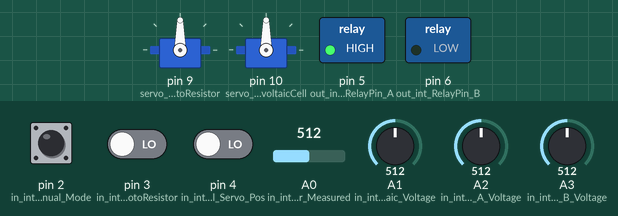
This sketch was run on a simulated Arduino Uno, built with avr-gcc and run on an emulated ATmega328P. On the bench: 2 × servo, switched loads named in the sketch (green lamp = pin HIGH). Inputs (shaded band) come from the test bench; at power-on: A2 (in_int_Battery_A_Voltage) = 512, pin 3 (in_int_Scan_Servo_PhotoResistor) LOW, pin 2 (in_int_Manual_Mode) HIGH, pin 4 (in_int_Goto_Optimal_Servo_Pos) LOW, A0 (in_int_PhotoResistor_Measured) = 512, A1 (in_int_Photovoltaic_Voltage) = 512, A3 (in_int_Battery_B_Voltage) = 512. What the sketch prints to the serial monitor is not drawn.

Above: at 1.2 s.
1.3 s: A2 (in_int_Battery_A_Voltage) set to 816
4.3 s: A2 (in_int_Battery_A_Voltage) set to 842
At 5.1 s:
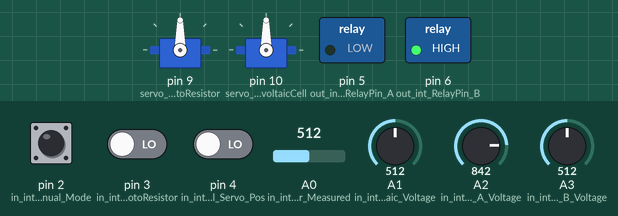
5.8 s: pin 3 (in_int_Scan_Servo_PhotoResistor) driven HIGH
At 6.17 s:
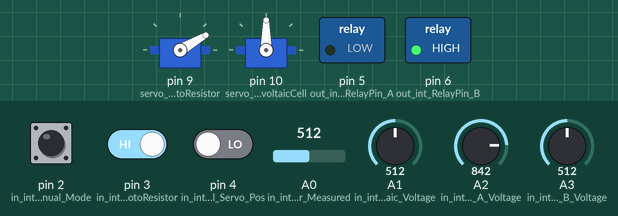
At 7.37 s:
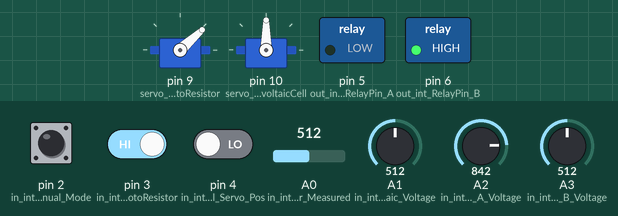
14.8 s: A2 (in_int_Battery_A_Voltage) set to 716
17.8 s: pin 2 (in_int_Manual_Mode) pulled LOW for 3.2 s
Timing chart, 0 to 29.8 s (numbered marks = the images above; inputs shaded):
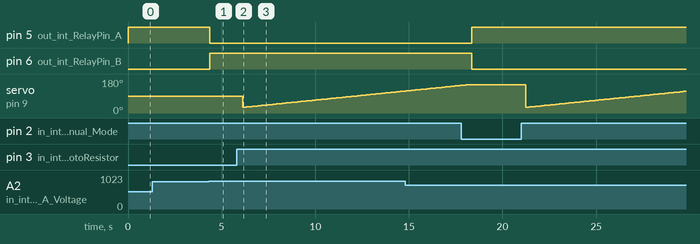

Measured:
- the behaviour switches between 829 and 830 on A2 (in_int_Battery_A_Voltage) (found by bisection; images 0 and 1)
- after the input at 1.3 s, every drawn part: stays the same
- after the input at 4.3 s, pin 5 (out_int_RelayPin_A): HIGH → LOW after 0.06 s; pin 6 (out_int_RelayPin_B): LOW → HIGH after 0.06 s
- after the input at 5.8 s, servo on pin 9 (servo_PhotoResistor): 90° → 30° after 0.32 s, → 31° 0.10 s later, → 32° 0.10 s later, → 33° 0.10 s later, … (87 changes in this stretch)

The sketch:

EnergyFlow.ino
```cpp
#include <Servo.h>

/////////////////////////////////////////////>^.^<
//Variables Declaration
////////////////////////////////////////////

//Input variables
//==========================================================//
//Servo Motors
Servo servo_PhotoResistor;     //Photoresistor servo motor
Servo servo_PhotovoltaicCell;  //Photovoltaic cell servo motor

//Analog Inputs
const int in_int_PhotoResistor_Measured          = A0;   // Analog input of photoresistor measurements reading from pin A0
const int in_int_Photovoltaic_Voltage            = A1;   // Analog input of Photovoltaic voltage (Optimal Positioned due to SolarScan)
const int in_int_Battery_A_Voltage               = A2;   // Analog input of Battery A
const int in_int_Battery_B_Voltage               = A3;   // Analog input of Battery B

//Boolean Inputs
const int in_int_Manual_Mode = 2;               // when TRUE (toggle switch) variable SolarScan sequence runs in MANUAL (b_Auto_mode is FALSE)
const int in_int_Scan_Servo_PhotoResistor = 3;  // when TRUE (push button) b_Scan_Servo_PhotoResistor is TRUE and SolarScan is performed when SolarScan sequence is in MANUAL (used for Testing)
const int in_int_Goto_Optimal_Servo_Pos  = 4;   // when TRUE (push button) b_Goto_Optimal_Servo_Pos is TRUE and Photoresistor Servo goes to Optimal Position when SolarScan sequence is in MANUAL (used for Testing)

//Output variables
//==========================================================//
//Boolean Outputs
const int out_int_RelayPin_A  = 5;               // Relay A Output
const int out_int_RelayPin_B  = 6;               // Relay B Output


//Internal Variables
//==========================================================//


int int_optimal_Servo_pos = 0;   //position of maximum (optimal) Photoresistor voltage output
int int_PhotoResistor_Measured;   //Analog input of photoresistor measurements
int int_Max_PhotoResistor_Measured = 0; //Maximum Voltage

//Boolean Inputs
bool b_Scan_Servo_PhotoResistor; //When button 3 is pressed the PhotoResistor Servo to perform 180 degrees solar scan
bool b_Goto_Optimal_Servo_Pos;   //When button 4 is pressed the Photovoltaic Servo goes to optimal position found during solar scan
bool b_Auto_Mode;                 //When switch is set to TRUE (AutoMode) Sequence runs in autom i.e. SolarScanning, Photovoltaic going to optimal position


float r_Battery_A_Voltage;
float r_Battery_B_Voltage;
float r_Battery_A_SoC;
float r_Battery_B_SoC;
float r_Photovoltaic_Voltage; // Decimal value of Photovoltaic Voltage (Opt)
float r_Photovoltaic_Voltage_Stationary; // Decimal value of Photovoltaic Voltage (Stationary)


const int int_State_Idle = 10;
const int int_State_SolarScan = 20;
const int int_State_GoOptPos = 30;
int int_State_Sequencer = int_State_Idle; // Solar Tracking Sequencer; the sequencer has three states idle -> SolarScan -> GoToOptPos


unsigned long previousMillis = 0;        // will store last time LED was updated

// the follow variables is a long because the time, measured in miliseconds,
// will quickly become a bigger number than can be stored in an int.
unsigned long t_TimerInterval = 60000UL;     //Every minute

bool b_Trigger_Auto_Sequence; // When mode is in AUTO and timer period is elapsed the solar scanning sequence is triggered

bool b_State_SolarScan_Auto; //When TRUE and Mode is AUTO Servo_LightScan() is being executed
bool b_State_GoOptPos_Auto; //When TRUE and Mode is AUTO Go_To_Opt_Pos() is being executed
bool b_State_Idle_Auto;     //When TRUE and Mode is AUTO State_Sequencer goes to State_Idle state

bool Relay_A;
bool Relay_B;

void setup()
{
  Serial.begin(9600); // Specifies serial comm baud rate i.e. 9600 bits are sent or received per second

  pinMode(2, INPUT); //Solar Scan Sequence Mode (AUTO if HIGH, MANUAL if LOW)
  pinMode(3, INPUT); //When Pressed and Solar Scan Sequence is MANUAL it perform SolarScanning
  pinMode(4, INPUT); //When Pressed and Solar Scan Sequence is MANUAL Servo goes to Optimal Position (found during SolarScanning)
  pinMode(5, OUTPUT); //Digital Output to Relay A
  pinMode(6, OUTPUT); //Digital Output to Relay B

  servo_PhotoResistor.attach(9);     //photoresistor servo motor is connected to digital pin 9
  servo_PhotovoltaicCell.attach(10); //photovoltaic cell servo motor is connected to digital pin 10
}

void Servo_LightScan() {
  int_Max_PhotoResistor_Measured = 0;
  int int_servo_pos;

  for (int_servo_pos = 30; int_servo_pos <= 150; int_servo_pos += 1) //motor performs 30 deg - 150 deg scanning
  {
    servo_PhotoResistor.write(int_servo_pos);
    int_PhotoResistor_Measured = analogRead(in_int_PhotoResistor_Measured);    //During solar scan we read the Photoresistor
    delay(100);   //Delay of 100ms to allow servo setle at desired position

   if (int_PhotoResistor_Measured > int_Max_PhotoResistor_Measured) {
      int_Max_PhotoResistor_Measured = int_PhotoResistor_Measured; //During Solar scan we record the maximum Photoresistor value
      int_optimal_Servo_pos = int_servo_pos; //During Solar scan we record the servo pos max Photoresistor val occurs
      }
  }
}

void Go_To_Opt_Pos(){
  servo_PhotovoltaicCell.write(int_optimal_Servo_pos); //photovoltaic cell servo moves to optimal position found during solar scan
 }

 void Relay() {

  r_Battery_A_SoC = SoC(r_Battery_A_Voltage); //calculates battery State-of-Charge (SoC) from battery voltage
  r_Battery_B_SoC = SoC(r_Battery_B_Voltage);

  if (r_Battery_A_SoC > 0.2)
    {
        digitalWrite(out_int_RelayPin_A, LOW);
        digitalWrite(out_int_RelayPin_B, HIGH);
        Relay_A = LOW;
        Relay_B = HIGH;
    }

  else if (r_Battery_B_SoC > 0.2)
    {
        digitalWrite(out_int_RelayPin_A, HIGH);
        digitalWrite(out_int_RelayPin_B, LOW);
        Relay_A = HIGH;
        Relay_B = LOW;
    }
  else if (r_Battery_A_SoC > r_Battery_B_SoC)
  {
        digitalWrite(out_int_RelayPin_A, LOW);
        digitalWrite(out_int_RelayPin_B, HIGH);
        Relay_A = LOW;
        Relay_B = HIGH;
  }
  else
  {
        digitalWrite(out_int_RelayPin_A, HIGH);
        digitalWrite(out_int_RelayPin_B, LOW);
        Relay_A = HIGH;
        Relay_B = LOW;
  }
 }

 void TimerSetAutoSequence() {
    if (!b_Auto_Mode) {
      b_Trigger_Auto_Sequence = LOW;
     }
    else if (millis() - previousMillis > t_TimerInterval) {
      b_Trigger_Auto_Sequence = HIGH;
      previousMillis += t_TimerInterval;
      }
    }

float AnalogToVoltage(int analogValue) {
  const float referenceVoltage = 3.7; // Assuming 3.7V battery  voltage
  const int resolution = 1023; // 10-bit ADC gives a value from 0 to 1023
  return (analogValue / float(resolution)) * referenceVoltage;
}


float SoC(float BatteryVoltage){
      // Define the voltage levels for a typical Li-ion battery
    float fullVoltage = 4.2;    // 100% SoC
    float emptyVoltage = 3.0;   // 0% SoC

    // Ensure voltage stays within range to avoid SoC out of bounds
    if (BatteryVoltage >= fullVoltage) {
        return 100.0;  // Battery fully charged
    }
    if (BatteryVoltage <= emptyVoltage) {
        return 0.0;    // Battery empty
    }

    // Calculate the percentage SoC based on the voltage
    float SoC = (BatteryVoltage - emptyVoltage) / (fullVoltage - emptyVoltage) * 100.0;

    return SoC;
}


void StateSequence() {

    switch (int_State_Sequencer) {

  case int_State_Idle:

        if (((b_Scan_Servo_PhotoResistor) && (int_State_Sequencer == int_State_Idle) && (!b_Auto_Mode) ) ||   ( b_Auto_Mode && b_Trigger_Auto_Sequence   ) ){
          int_State_Sequencer = int_State_SolarScan;
          }
        if ((b_Goto_Optimal_Servo_Pos) && (int_State_Sequencer == int_State_Idle) && (!b_Auto_Mode)) {
          int_State_Sequencer = int_State_GoOptPos;
        }
        break;

  case int_State_SolarScan:
        Servo_LightScan();

        if (b_Trigger_Auto_Sequence) {
           int_State_Sequencer = int_State_GoOptPos;
        }
        else {
          int_State_Sequencer = int_State_Idle;}
        break;

  case int_State_GoOptPos:
        Go_To_Opt_Pos();
        b_Trigger_Auto_Sequence = LOW;
        int_State_Sequencer = int_State_Idle;
        break;
  }
}


void SerialMonitor() {
  Serial.println("Sens Val: "  + String(int_PhotoResistor_Measured) +
               ", Max Sens Val: " + String(int_Max_PhotoResistor_Measured) +
               ", Opt Pos: " + String(int_optimal_Servo_pos) +
               ", Battery A Volt:" + String(r_Battery_A_Voltage) +
               ", Battery B Volt:" + String(r_Battery_B_Voltage) +
               ", Battery A SOC:" + String(r_Battery_A_SoC) +
               ", Battery B SOC:" + String(r_Battery_B_SoC) +
               ", Relay A:" + String(Relay_A) +
               ", Relay B:" + String(Relay_B) +
               ", PhotoVolt Volt: "  +  String(r_Photovoltaic_Voltage));
}

void HardwareSignalReading() {
    b_Scan_Servo_PhotoResistor = digitalRead(in_int_Scan_Servo_PhotoResistor); //Digital Input (push button connected to pin 3) when TRUE and mode in MANUAL -> Servo_LightScan() runs
    b_Goto_Optimal_Servo_Pos = digitalRead(in_int_Goto_Optimal_Servo_Pos); //Digital Input (push button connected to pin 4) when TRUE and mode in MANUAL -> Go_To_Opt_Pos() runs
    b_Auto_Mode = !digitalRead(in_int_Manual_Mode); //Digital Input (toggle switch conencted to pin 2) when TRUE mode program is in AUTO (TRUE); else MANUAL (FALSE)
    int_PhotoResistor_Measured = analogRead(in_int_PhotoResistor_Measured); // Measures analog Photoresistor value connected to  pin A0
    r_Photovoltaic_Voltage = AnalogToVoltage(analogRead(in_int_Photovoltaic_Voltage)); // Measures Photovoltaic mounted on Servo value from Arduino pin A1; the reading is then converted to voltage
    r_Battery_A_Voltage = AnalogToVoltage(analogRead(in_int_Battery_A_Voltage)); //Measures Battery A analog value from Arduino pin A3; the reading is then converted to voltage
    r_Battery_B_Voltage = AnalogToVoltage(analogRead(in_int_Battery_B_Voltage)); //Measures Battery B analog value from Arduino pin A4; the reading is then converted to voltage
}

void loop() {

  HardwareSignalReading();
  TimerSetAutoSequence();
  Relay();
  StateSequence();
  SerialMonitor();

}
```
